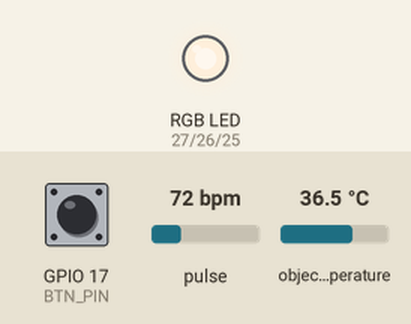
Bench run of a sketch on a simulated ESP32. On the bench: an RGB LED mixed from three pins (HIGH = lit). Inputs (shaded band) come from the test bench; at power-on: GPIO 17 (BTN_PIN) HIGH, pulse 72 bpm, object temperature 36.5 °C. Dim RGB values are drawn brighter than linear; WiFi joins after 1.5 s; servers stay silent unless stated; storage starts empty; what the sketch prints to the serial monitor is not drawn.

Above: at 2.7 s.
2.8 s: GPIO 17 (BTN_PIN) pulled LOW for 0.15 s
At 4.78 s:
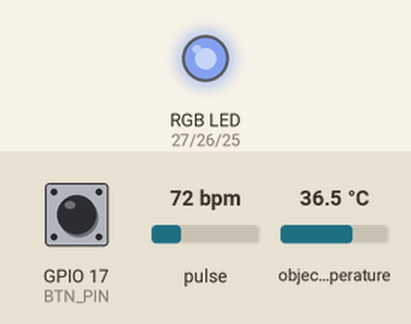
5.9 s: pulse set to 158 bpm
At 6.35 s:
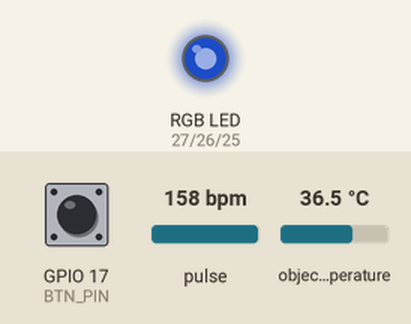
8.9 s: object temperature set to 20 °C
At 10.73 s:
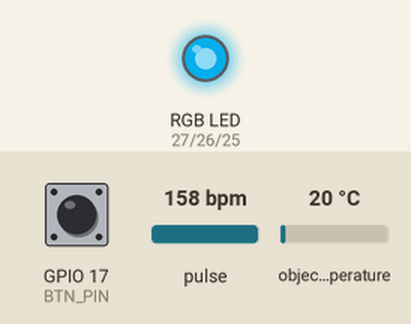
11.9 s: object temperature set to 39 °C
At 14.1 s:
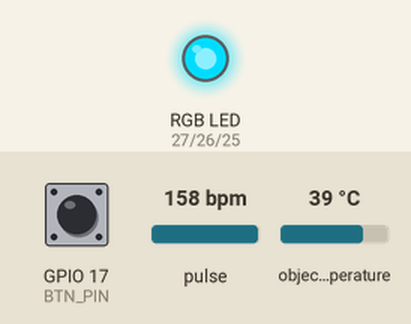
14.9 s: GPIO 17 (BTN_PIN) pulled LOW for 1 s
17.9 s: object temperature set to 34 °C
Timing chart, 0 to 25.9 s (numbered marks = the images above; inputs shaded):
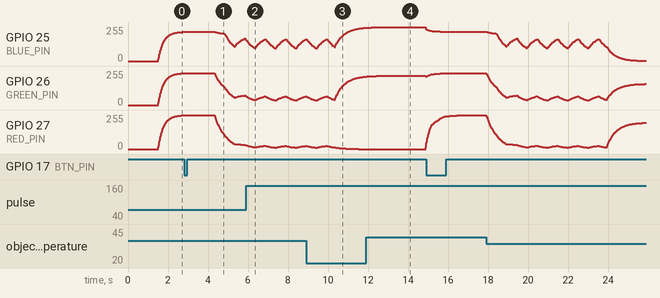

Measured:
- after the input at 11.9 s, GPIO 27 (RED_PIN): 0/255 → 15/255 after 3.0 s

The sketch:

Esp32IDE.ino
```cpp
// ─────────────────────────────────────────────────────────────────────────────
//  Liberi – Vital Sign Monitor   (ESP32 + MLX90614 + MAX30102)
//  Direct SSE dashboard via LittleFS  |  Real PI, RMSSD HRV, ratio‑of‑ratios SpO₂
// ─────────────────────────────────────────────────────────────────────────────

#include <Arduino.h>
#include <Wire.h>
#include <Adafruit_MLX90614.h>
#include "MAX30105.h"
#include "heartRate.h"
#include <WiFi.h>
#include <ESPAsyncWebServer.h>
#include <LittleFS.h>
#include <esp_bt.h>

// ── Wi‑Fi ───────────────────────────────────────────────────────────────────
const char* ssid     = "YOUR_WIFI_SSID";
const char* password = "YOUR_WIFI_PASSWORD";
const char* ap_ssid  = "LiberiMonitor";
const char* ap_pass  = "12345678";

// ── GPIO pins ──────────────────────────────────────────────────────────────
const int RED_PIN  = 27;
const int GREEN_PIN= 26;
const int BLUE_PIN = 25;
const int BTN_PIN  = 17;

// ── Sensor objects ──────────────────────────────────────────────────────────
Adafruit_MLX90614 mlx = Adafruit_MLX90614();
MAX30105 particleSensor;

// ── System states ───────────────────────────────────────────────────────────
enum SystemState {
  STATE_ERROR,
  STATE_IDLE,
  STATE_SAMPLING,
  STATE_CRITICAL_ILLNESS,
  STATE_SEVERE_HYPOTHERMIA,
  STATE_EARLY_ILLNESS,
  STATE_MILD_HYPOTHERMIA,
  STATE_STRESS,
  STATE_CIRCULATION,
  STATE_HEALTHY
};

const char* stateNames[] = {
  "ERROR", "IDLE", "SAMPLING", "CRITICAL_ILLNESS",
  "SEVERE_HYPOTHERMIA", "EARLY_ILLNESS", "MILD_HYPOTHERMIA",
  "STRESS", "CIRCULATION", "HEALTHY"
};

// ── Mutex‑protected shared data (for future multi‑core use) ─────────────────
SemaphoreHandle_t dataMutex;
struct SharedData {
  float tempC;
  int   hrBPM;
  int   spo2Pct;
  float pi;
  int   hrv;
  SystemState state;
};
SharedData latestData;

// ── RGB LED blending ────────────────────────────────────────────────────────
struct RGB { float r, g, b; };
RGB targetColor  = {0, 0, 0};
RGB currentColor = {0, 0, 0};
const float BLEND_SPEED = 0.06f;
bool blinkState = false;
unsigned long lastBlink = 0;

// ── State machine parameters ────────────────────────────────────────────────
const int STARTUP_SAMPLES_REQUIRED = 5;      // readings before valid classification
const int RECLASSIFY_INTERVAL      = 10;     // re‑evaluate every N readings
const int HYSTERESIS_THRESHOLD     = 2;      // consecutive same‑state counts
SystemState candidateState = STATE_IDLE;
int candidateCount = 0;

// ── System flags & timers ───────────────────────────────────────────────────
bool systemActive = false;
bool i2cError     = false;
int  startupCount = 0;
unsigned long lastUpdate   = 0;
unsigned long lastDebounce = 0;

// ── Latest vital signs ──────────────────────────────────────────────────────
float tempC   = 0.0f;
int   hrBPM   = 0;
int   spo2Pct = 0;
float pi      = 0.0f;

// ── Heart rate & HRV (RMSSD) ────────────────────────────────────────────────
int hrv       = 999;        // will hold RMSSD [ms], 999 = not enough data
long lastBeat = 0;
const byte RATE_SIZE = 4;   // HR smoothing average
byte rates[RATE_SIZE];
byte rateSpot = 0;

// RR‑interval buffer for RMSSD computation
const int RR_WINDOW = 10;
long rrIntervals[RR_WINDOW];
int rrIndex = 0;
bool rrBufferFull = false;

// ── PI & SpO₂: min/max tracking for IR and Red over 1.5 s window ───────────
long irMin  = 100000L, irMax  = 0L;
long redMin = 100000L, redMax = 0L;

SystemState currentState = STATE_IDLE;

// ── Web server & SSE endpoint ──────────────────────────────────────────────
AsyncWebServer server(80);
AsyncEventSource events("/events");

// ── SpO₂ calibration constants (can be tuned against reference oximeter) ───
//  Defaults from Mendelson‑Ochs linear fit. Adjust A (intercept) and B (slope)
//  after a two‑point calibration: measure R at ~99% and ~95% SpO₂.
const float SPO2_A = 104.0f;
const float SPO2_B =  17.0f;

// ────────────────────────────────────────────────────────────────────────────
//  Helper functions
// ────────────────────────────────────────────────────────────────────────────

void setTarget(int r, int g, int b) {
  targetColor = { (float)r, (float)g, (float)b };
}

void blendLED() {
  currentColor.r += (targetColor.r - currentColor.r) * BLEND_SPEED;
  currentColor.g += (targetColor.g - currentColor.g) * BLEND_SPEED;
  currentColor.b += (targetColor.b - currentColor.b) * BLEND_SPEED;
  analogWrite(RED_PIN,   (int)currentColor.r);
  analogWrite(GREEN_PIN, (int)currentColor.g);
  analogWrite(BLUE_PIN,  (int)currentColor.b);
}

void applyStateColor(SystemState s) {
  unsigned long now = millis();
  switch (s) {
    case STATE_ERROR:
      if (now - lastBlink > 250) { blinkState = !blinkState; lastBlink = now; }
      if (blinkState) setTarget(255, 0, 0); else setTarget(0, 0, 0);
      break;
    case STATE_IDLE:               setTarget(255, 240, 220); break;
    case STATE_SAMPLING:
      if (now - lastBlink > 500) { blinkState = !blinkState; lastBlink = now; }
      if (blinkState) setTarget(30, 80, 200); else setTarget(5, 20, 60);
      break;
    case STATE_CRITICAL_ILLNESS:   setTarget(180, 0, 0);    break;
    case STATE_SEVERE_HYPOTHERMIA: setTarget(120, 0, 20);   break;
    case STATE_EARLY_ILLNESS:      setTarget(255, 80, 0);   break;
    case STATE_MILD_HYPOTHERMIA:   setTarget(200, 160, 0);  break;
    case STATE_STRESS:             setTarget(100, 0, 180);  break;
    case STATE_CIRCULATION:        setTarget(0, 220, 255);  break;
    case STATE_HEALTHY:            setTarget(0, 200, 60);   break;
  }
}

// ── Compute SpO₂ using ratio‑of‑ratios (both LED channels) ──────────────────
int computeSpO2(long irMn, long irMx, long redMn, long redMx) {
  if (irMx <= irMn || redMx <= redMn) return 0;   // no valid swing

  float acIr  = (irMx  - irMn)  / 2.0f;
  float dcIr  = (irMx  + irMn)  / 2.0f;
  float acRed = (redMx - redMn) / 2.0f;
  float dcRed = (redMx + redMn) / 2.0f;

  if (dcIr < 1.0f || dcRed < 1.0f) return 0;      // avoid division by zero

  float R = (acRed / dcRed) / (acIr / dcIr);
  float spo2 = SPO2_A - SPO2_B * R;

  return constrain((int)spo2, 0, 100);
}

// ── State classification logic ──────────────────────────────────────────────
SystemState classifyState(float t, int hr, int hrv_val, int spo2, float pi_val, bool err, bool sampling) {
  if (err)                                                return STATE_ERROR;
  if (!systemActive || (hr == 0 && spo2 == 0))            return STATE_IDLE;
  if (sampling)                                           return STATE_SAMPLING;

  // Thresholds reflect clinically relevant patterns (neonatal/infant focus)
  if (t >= 39.5f && spo2 < 90 && spo2 > 0)                return STATE_CRITICAL_ILLNESS;
  if (t <= 32.0f && hr < 60 && pi_val < 0.5f)             return STATE_SEVERE_HYPOTHERMIA;
  if (t >= 37.5f && t <= 39.4f && hr > 100 && hrv_val < 20) return STATE_EARLY_ILLNESS;
  if (t >= 32.1f && t <= 34.9f && hr > 90)                return STATE_MILD_HYPOTHERMIA;
  if (t >= 35.0f && t <= 37.4f && hr > 100 && hrv_val < 20) return STATE_STRESS;
  if (pi_val < 1.0f && pi_val > 0.0f)                     return STATE_CIRCULATION;
  if (t >= 35.0f && t <= 37.4f && hr >= 60 && hr <= 95 &&
      hrv_val > 40 && (pi_val >= 2.0f || spo2 >= 95))     return STATE_HEALTHY;

  // Fallback: if vitals are present but no rule matches, flag circulation concern
  if (hr > 0 && spo2 > 0) return STATE_CIRCULATION;

  return STATE_SAMPLING;
}

SystemState applyHysteresis(SystemState newState) {
  if (newState == candidateState) {
    candidateCount++;
    if (candidateCount >= HYSTERESIS_THRESHOLD) return newState;
    return currentState;
  } else {
    candidateState = newState;
    candidateCount = 1;
    return currentState;
  }
}

// ────────────────────────────────────────────────────────────────────────────
//  Setup
// ────────────────────────────────────────────────────────────────────────────
void setup() {
  Serial.begin(115200);

  // Disable Bluetooth (safe, no deinit needed)
  btStop();

  // Wi‑Fi connection with fallback Access Point
  WiFi.begin(ssid, password);
  Serial.print("Connecting to Wi‑Fi");
  int attempts = 0;
  while (WiFi.status() != WL_CONNECTED && attempts < 30) {
    delay(500);
    Serial.print(".");
    attempts++;
  }
  if (WiFi.status() == WL_CONNECTED) {
    Serial.println("\nConnected! IP: " + WiFi.localIP().toString());
  } else {
    Serial.println("\nWi‑Fi failed – starting AP");
    WiFi.softAP(ap_ssid, ap_pass);
    Serial.println("AP IP: " + WiFi.softAPIP().toString());
  }

  // I²C
  Wire.begin(21, 22);
  Wire.setClock(100000);

  // GPIO
  pinMode(RED_PIN,   OUTPUT);
  pinMode(GREEN_PIN, OUTPUT);
  pinMode(BLUE_PIN,  OUTPUT);
  pinMode(BTN_PIN,   INPUT_PULLUP);
  setTarget(0, 0, 0);

  // MLX90614 (object temperature)
  if (!mlx.begin()) {
    Serial.println("MLX90614 Error! Check wiring.");
    i2cError = true;
  }

  // MAX30102 – explicit configuration for SpO₂ (Red + IR)
  if (!particleSensor.begin(Wire, I2C_SPEED_FAST)) {
    Serial.println("MAX30102 Error! Check wiring.");
    i2cError = true;
  } else {
    byte powerLevel    = 0x1F;   // ~6.4 mA
    byte sampleAverage = 4;
    byte ledMode       = 2;      // 1=Red only, 2=Red+IR
    int  sampleRate    = 100;    // Hz
    int  pulseWidth    = 411;    // µs
    int  adcRange      = 4096;
    particleSensor.setup(powerLevel, sampleAverage, ledMode,
                         sampleRate, pulseWidth, adcRange);
  }

  // Mutex for shared data
  dataMutex = xSemaphoreCreateMutex();

  // LittleFS – holds the web dashboard (index.html, css.css, javascript.js)
  if (!LittleFS.begin(true)) {
    Serial.println("LittleFS Mount Failed – did you upload the data folder?");
    return;
  }
  Serial.println("LittleFS mounted.");

  // Serve static files, SSE endpoint
  server.serveStatic("/", LittleFS, "/").setDefaultFile("index.html");
  events.onConnect([](AsyncEventSourceClient *client){
    client->send("SYSTEM_BOOTED", NULL, millis());
  });
  server.addHandler(&events);
  server.begin();
  Serial.println("HTTP server started");
}

// ────────────────────────────────────────────────────────────────────────────
//  Main loop (Core 1)
// ────────────────────────────────────────────────────────────────────────────
void loop() {
  // ── Button toggle (on/off) ──────────────────────────────────────────────
  if (digitalRead(BTN_PIN) == LOW && millis() - lastDebounce > 300) {
    lastDebounce = millis();
    systemActive = !systemActive;

    // Reset all trackers on state change
    startupCount   = 0;
    hrv            = 999;
    candidateState = STATE_IDLE;
    candidateCount = 0;
    for (byte i = 0; i < RATE_SIZE; i++) rates[i] = 0;
    rrBufferFull = false;
    rrIndex = 0;
    irMin  = 100000L; irMax  = 0L;
    redMin = 100000L; redMax = 0L;

    if (!systemActive) {
      hrBPM = 0; spo2Pct = 0; tempC = 0; pi = 0;
      currentState = STATE_IDLE;
      Serial.println("STATUS,OFF");
      events.send("STATUS,OFF");
      particleSensor.shutDown();
    } else {
      Serial.println("STATUS,ON");
      events.send("STATUS,ON");
      particleSensor.wakeUp();
    }
  }

  // ── Continuous PPG reading (every loop iteration) ────────────────────────
  if (systemActive) {
    long irValue  = particleSensor.getIR();
    long redValue = particleSensor.getRed();

    // Track min/max for both channels over the 1.5 s window
    if (irValue  < irMin)  irMin  = irValue;
    if (irValue  > irMax)  irMax  = irValue;
    if (redValue < redMin) redMin = redValue;
    if (redValue > redMax) redMax = redValue;

    // Finger detection threshold
    if (irValue < 50000) {
      hrBPM   = 0;
      spo2Pct = 0;
    }
    else if (checkForBeat(irValue)) {
      long delta = millis() - lastBeat;
      lastBeat = millis();

      float beatsPerMinute = 60.0f / (delta / 1000.0f);
      if (beatsPerMinute < 255 && beatsPerMinute > 20) {
        // Rolling average for HR display
        rates[rateSpot++] = (byte)beatsPerMinute;
        rateSpot %= RATE_SIZE;
        int beatAvg = 0;
        for (byte x = 0; x < RATE_SIZE; x++) beatAvg += rates[x];
        hrBPM = beatAvg / RATE_SIZE;

        // RR‑interval buffer for RMSSD
        rrIntervals[rrIndex++] = delta;
        if (rrIndex >= RR_WINDOW) {
          rrIndex = 0;
          rrBufferFull = true;
        }
        if (rrBufferFull) {
          float sumSq = 0;
          for (int i = 1; i < RR_WINDOW; i++) {
            long diff = rrIntervals[i] - rrIntervals[i-1];
            sumSq += diff * diff;
          }
          hrv = (int)sqrt(sumSq / (RR_WINDOW - 1));
        } else {
          hrv = 999;   // not enough data
        }
      }
    }
  }

  // ── 1.5 s update: temperature, PI, SpO₂, classification, SSE ────────────
  if (systemActive && millis() - lastUpdate > 1500) {
    lastUpdate = millis();

    // Body temperature (MLX90614 object reading)
    tempC    = mlx.readObjectTempC();
    i2cError = isnan(tempC);

    // Perfusion Index from IR min/max
    if (irMax > irMin) {
      float acIr = (irMax - irMin) / 2.0f;
      float dcIr = (irMax + irMin) / 2.0f;
      pi = (acIr / dcIr) * 100.0f;
    } else {
      pi = 0.0f;
    }

    // SpO₂ via ratio‑of‑ratios (uses both IR and Red)
    spo2Pct = computeSpO2(irMin, irMax, redMin, redMax);

    // Reset window for next cycle
    irMin  = 100000L; irMax  = 0L;
    redMin = 100000L; redMax = 0L;

    // State classification with hysteresis
    startupCount++;
    bool sampling = (startupCount < STARTUP_SAMPLES_REQUIRED);
    SystemState rawState = classifyState(tempC, hrBPM, hrv, spo2Pct, pi, i2cError, sampling);
    if (!sampling && startupCount % RECLASSIFY_INTERVAL == 0) {
      rawState = classifyState(tempC, hrBPM, hrv, spo2Pct, pi, i2cError, false);
    }
    currentState = applyHysteresis(rawState);

    // Store in mutex‑protected shared struct (future expansion)
    if (xSemaphoreTake(dataMutex, pdMS_TO_TICKS(10)) == pdTRUE) {
      latestData.tempC   = tempC;
      latestData.hrBPM   = hrBPM;
      latestData.spo2Pct = spo2Pct;
      latestData.pi      = pi;
      latestData.hrv     = hrv;
      latestData.state   = currentState;
      xSemaphoreGive(dataMutex);
    }

    // Push update to all connected browsers via SSE
    char sseMsg[128];
    snprintf(sseMsg, sizeof(sseMsg),
             "DATA,%.1f,%d,%d,%.2f,%d,%s",
             tempC, hrBPM, spo2Pct, pi, hrv, stateNames[currentState]);
    events.send(sseMsg, NULL, millis());

    // Serial debug log
    Serial.print("DATA,");
    Serial.print(tempC, 1);    Serial.print(",");
    Serial.print(hrBPM);       Serial.print(",");
    Serial.print(spo2Pct);     Serial.print(",");
    Serial.print(pi, 2);       Serial.print(",");
    Serial.print(hrv);         Serial.print(",");
    Serial.println(stateNames[currentState]);
  }

  // ── Smooth LED colour blending (always runs) ─────────────────────────────
  applyStateColor(currentState);
  blendLED();
  delay(16);   // ~60 fps
}
```
